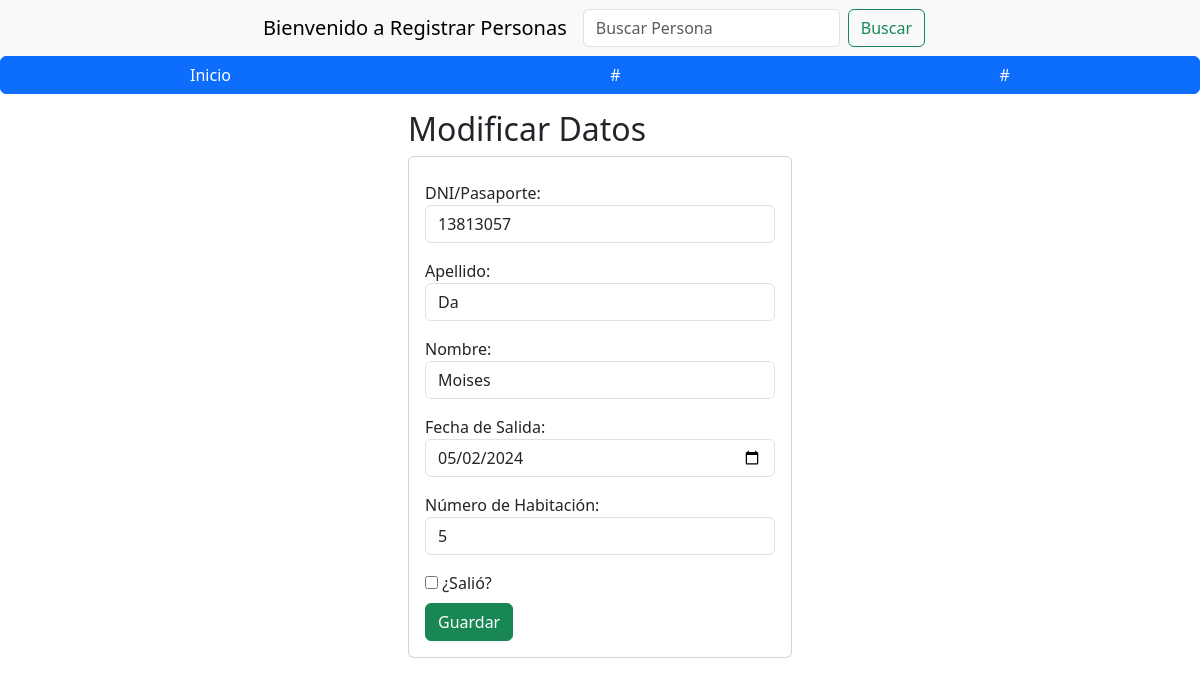
The page /edicionPersona/13813057 on the database as committed earlier.
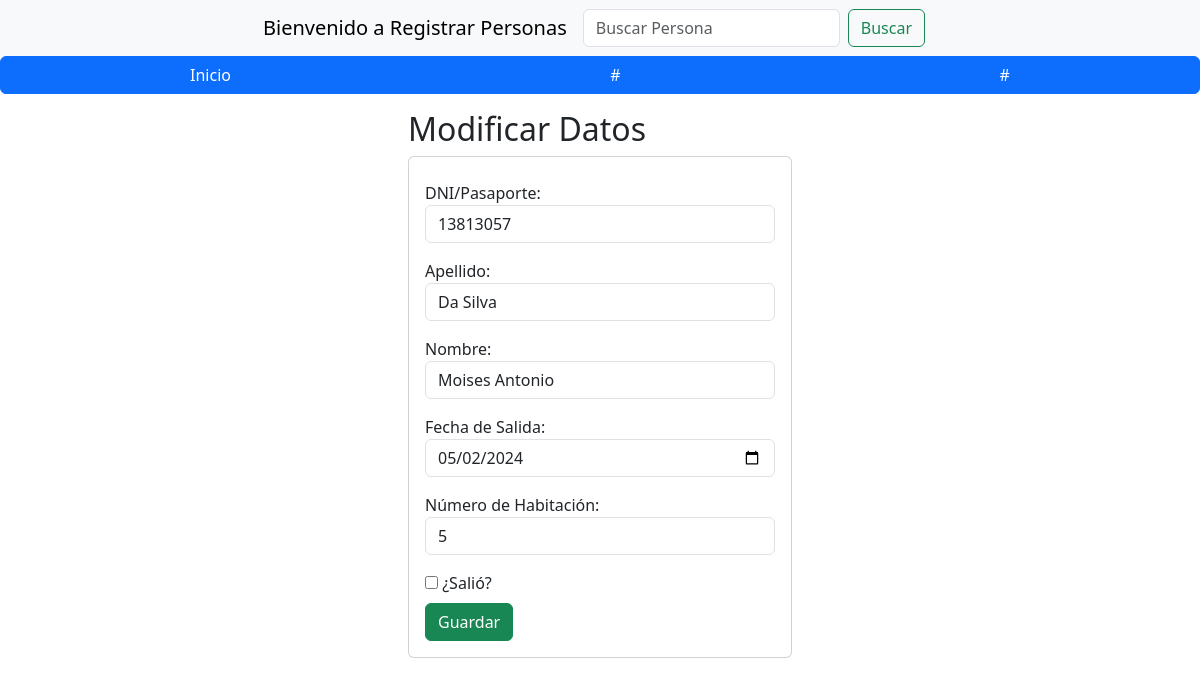
The same page on the database as committed later.
### registrosABM/models.py (models this page shows, shortened)
class Persona(models.Model):
    nombre = models.CharField(max_length=50)
    apellido = models.CharField(max_length=8)
    dni_pasaporte = models.CharField(max_length=20)
    fecha_entrada = models.DateField(null=True, blank=True)
    fecha_salida = models.DateField(null=True, blank=True)
    numero_habitacion = models.PositiveIntegerField(null=True, blank=True)

### registrosABM/views.py (the view)
# urls.py: path('edicionPersona/<dni_pasaporte>', views.edicionPersona),
def edicionPersona(request, dni_pasaporte):
    persona=Persona.objects.get(dni_pasaporte=dni_pasaporte)
    return render(request, "edicionPersona.html", {"persona": persona})

### registrosABM/templates/edicionPersona.html (shortened to what this page needs)
{% extends "./base.html" %}
{% block body %}
<div class="row">
    <div class="col-md-4 offset-md-4">
        <h2>Modificar Datos</h2>
        <div class="card">
            <div class="card-body">
                <form action="/editarPersona/" method="POST" id="editarPersonaForm">
                    <div class="form-group py-2">
                        <label for="dni">DNI/Pasaporte:</label>
                        <input type="text" id="dni_pasaporte" name="dni_pasaporte" value="{{ persona.dni_pasaporte }}" class="form-control" placeholder="DNI/Pasaporte" minlength="7" maxlength="8" required readonly>
                    </div>
                    <div class="form-group py-2">
                        <label for="apellido">Apellido:</label>
                        <input type="text" id="apellido" name="apellido" value="{{ persona.apellido }}" class="form-control" placeholder="Apellido" maxlength="50" required>
                    </div>
                    <div class="form-group py-2">
                        <label for="nombre">Nombre:</label>
                        <input type="text" id="nombre" name="nombre" value="{{ persona.nombre }}" class="form-control" placeholder="Nombre" maxlength="50" required>
                    </div>
                    <div class="form-group py-2">
                        <label for="fecha_salida">Fecha de Salida:</label>
                        <input type="date" id="fecha_salida" name="fecha_salida" value="{{ persona.fecha_salida|date:'Y-m-d' }}" class="form-control" required>
                    </div>
                    <div class="form-group py-2">
                        <label for="numero_habitacion">Número de Habitación:</label>
                        <input type="number" id="numero_habitacion" name="numero_habitacion" value="{{ persona.numero_habitacion }}" class="form-control" required>
                    </div>
                    <div class="form-group py-2">
                        <label>
                            <input type="checkbox" id="salio" name="salio" {% if persona.salio %}checked{% endif %}> ¿Salió?
                        </label>
                    </div>
                    <button type="submit" class="btn btn-success">Guardar</button>
                </form>
            </div>
        </div>
    </div>
</div>
{% endblock %}

Rows that differ between the two databases and show on the page:
changed Persona: apellido "Da" → "Da Silva"; nombre "Moises" → "Moises Antonio"
